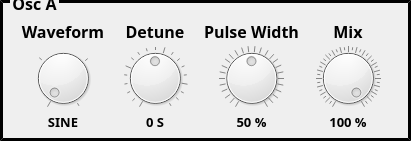
   <widget class="QGroupBox" name="OscillatorA">
    <property name="geometry">
     <rect>
      <x>10</x>
      <y>50</y>
      <width>411</width>
      <height>141</height>
     </rect>
    </property>
    <property name="font">
     <font>
      <family>Tw Cen MT</family>
      <pointsize>12</pointsize>
      <weight>75</weight>
      <bold>true</bold>
     </font>
    </property>
    <property name="styleSheet">
     <string notr="true">QGroupBox
{
    border-style: outset;
	margin-top: 0.5em;
    border-width: 3px;
    border-color: black;
}

QGroupBox::title {
    top: -8px;
    left: 10px;
}</string>
    </property>
    <property name="title">
     <string>Osc A</string>
    </property>
    <property name="alignment">
     <set>Qt::AlignLeading|Qt::AlignLeft|Qt::AlignVCenter</set>
    </property>
    <widget class="QWidget" name="horizontalLayoutWidget">
     <property name="geometry">
      <rect>
       <x>20</x>
       <y>20</y>
       <width>371</width>
       <height>111</height>
      </rect>
     </property>
     <layout class="QHBoxLayout" name="OscillatorA_Layout">
      <item>
       <layout class="QVBoxLayout" name="OscA_Waveform_Layout">
        <property name="spacing">
         <number>3</number>
        </property>
        <item>
         <widget class="QLabel" name="OscA_Waveform_Title">
          <property name="font">
           <font>
            <family>Tw Cen MT</family>
            <pointsize>12</pointsize>
            <weight>75</weight>
            <bold>true</bold>
           </font>
          </property>
          <property name="autoFillBackground">
           <bool>false</bool>
          </property>
          <property name="styleSheet">
           <string notr="true">background-color: rgba(255, 255, 255, 0);</string>
          </property>
          <property name="text">
           <string>Waveform</string>
          </property>
          <property name="alignment">
           <set>Qt::AlignCenter</set>
          </property>
         </widget>
        </item>
        <item>
         <widget class="QDial" name="OscA_Waveform">
          <property name="styleSheet">
           <string notr="true"/>
          </property>
          <property name="minimum">
           <number>0</number>
          </property>
          <property name="maximum">
           <number>3</number>
          </property>
          <property name="value">
           <number>0</number>
          </property>
          <property name="invertedAppearance">
           <bool>false</bool>
          </property>
          <property name="invertedControls">
           <bool>false</bool>
          </property>
          <property name="notchesVisible">
           <bool>true</bool>
          </property>
         </widget>
        </item>
        <item>
         <widget class="QLabel" name="OscA_Waveform_Value">
          <property name="font">
           <font>
            <family>Tw Cen MT</family>
            <pointsize>10</pointsize>
            <weight>75</weight>
            <bold>true</bold>
           </font>
          </property>
          <property name="layoutDirection">
           <enum>Qt::LeftToRight</enum>
          </property>
          <property name="styleSheet">
           <string notr="true">background-color: rgba(255, 255, 255, 0);</string>
          </property>
          <property name="text">
           <string>SINE</string>
          </property>
          <property name="alignment">
           <set>Qt::AlignCenter</set>
          </property>
          <property name="margin">
           <number>0</number>
          </property>
         </widget>
        </item>
       </layout>
      </item>
      <item>
       <layout class="QVBoxLayout" name="OscA_Detune_Layout">
        <property name="spacing">
         <number>3</number>
        </property>
        <item>
         <widget class="QLabel" name="OscA_Detune_Title">
          <property name="font">
           <font>
            <family>Tw Cen MT</family>
            <pointsize>12</pointsize>
            <weight>75</weight>
            <bold>true</bold>
           </font>
          </property>
          <property name="autoFillBackground">
           <bool>false</bool>
          </property>
          <property name="styleSheet">
           <string notr="true">background-color: rgba(255, 255, 255, 0);</string>
          </property>
          <property name="text">
           <string>Detune</string>
          </property>
          <property name="alignment">
           <set>Qt::AlignCenter</set>
          </property>
         </widget>
        </item>
        <item>
         <widget class="QDial" name="OscA_Detune">
          <property name="toolTip">
           <string>0s 0c</string>
          </property>
          <property name="toolTipDuration">
           <number>-1</number>
          </property>
          <property name="statusTip">
           <string/>
          </property>
          <property name="whatsThis">
           <string/>
          </property>
          <property name="minimum">
           <number>-36</number>
          </property>
          <property name="maximum">
           <number>36</number>
          </property>
          <property name="value">
           <number>0</number>
          </property>
          <property name="tracking">
           <bool>true</bool>
          </property>
          <property name="invertedAppearance">
           <bool>false</bool>
          </property>
          <property name="invertedControls">
           <bool>false</bool>
          </property>
          <property name="notchesVisible">
           <bool>true</bool>
          </property>
         </widget>
        </item>
        <item>
         <widget class="QLabel" name="OscA_Detune_Value">
          <property name="font">
           <font>
            <family>Tw Cen MT</family>
            <pointsize>10</pointsize>
            <weight>75</weight>
            <bold>true</bold>
           </font>
          </property>
          <property name="layoutDirection">
           <enum>Qt::LeftToRight</enum>
          </property>
          <property name="styleSheet">
           <string notr="true">background-color: rgba(255, 255, 255, 0);</string>
          </property>
          <property name="text">
           <string>0 S</string>
          </property>
          <property name="alignment">
           <set>Qt::AlignCenter</set>
          </property>
          <property name="margin">
           <number>0</number>
          </property>
         </widget>
        </item>
       </layout>
      </item>
      <item>
       <layout class="QVBoxLayout" name="OscA_PulseWidth_Layout">
        <property name="spacing">
         <number>3</number>
        </property>
        <item>
         <widget class="QLabel" name="OscA_PulseWidth_Title">
          <property name="font">
           <font>
            <family>Tw Cen MT</family>
            <pointsize>12</pointsize>
            <weight>75</weight>
            <bold>true</bold>
           </font>
          </property>
          <property name="autoFillBackground">
           <bool>false</bool>
          </property>
          <property name="text">
           <string>Pulse Width</string>
          </property>
          <property name="alignment">
           <set>Qt::AlignCenter</set>
          </property>
         </widget>
        </item>
        <item>
         <widget class="QDial" name="OscA_PulseWidth">
          <property name="minimum">
           <number>0</number>
          </property>
          <property name="maximum">
           <number>4095</number>
          </property>
          <property name="value">
           <number>2047</number>
          </property>
          <property name="tracking">
           <bool>true</bool>
          </property>
          <property name="invertedAppearance">
           <bool>false</bool>
          </property>
          <property name="invertedControls">
           <bool>false</bool>
          </property>
          <property name="notchTarget">
           <double>40.000000000000000</double>
          </property>
          <property name="notchesVisible">
           <bool>true</bool>
          </property>
         </widget>
        </item>
        <item>
         <widget class="QLabel" name="OscA_PulseWidth_Value">
          <property name="font">
           <font>
            <family>Tw Cen MT</family>
            <pointsize>10</pointsize>
            <weight>75</weight>
            <bold>true</bold>
           </font>
          </property>
          <property name="layoutDirection">
           <enum>Qt::LeftToRight</enum>
          </property>
          <property name="text">
           <string>50 %</string>
          </property>
          <property name="alignment">
           <set>Qt::AlignCenter</set>
          </property>
          <property name="margin">
           <number>0</number>
          </property>
         </widget>
        </item>
       </layout>
      </item>
      <item>
       <layout class="QVBoxLayout" name="OscA_Mix_Layout">
        <property name="spacing">
         <number>3</number>
        </property>
        <item>
         <widget class="QLabel" name="OscA_Mix_Title">
          <property name="font">
           <font>
            <family>Tw Cen MT</family>
            <pointsize>12</pointsize>
            <weight>75</weight>
            <bold>true</bold>
           </font>
          </property>
          <property name="autoFillBackground">
           <bool>false</bool>
          </property>
          <property name="text">
           <string>Mix</string>
          </property>
          <property name="alignment">
           <set>Qt::AlignCenter</set>
          </property>
         </widget>
        </item>
        <item>
         <widget class="QDial" name="OscA_Mix">
          <property name="minimum">
           <number>0</number>
          </property>
          <property name="maximum">
           <number>4095</number>
          </property>
          <property name="value">
           <number>4095</number>
          </property>
          <property name="sliderPosition">
           <number>4095</number>
          </property>
          <property name="tracking">
           <bool>true</bool>
          </property>
          <property name="invertedAppearance">
           <bool>false</bool>
          </property>
          <property name="invertedControls">
           <bool>false</bool>
          </property>
          <property name="notchTarget">
           <double>25.000000000000000</double>
          </property>
          <property name="notchesVisible">
           <bool>true</bool>
          </property>
         </widget>
        </item>
        <item>
         <widget class="QLabel" name="OscA_Mix_Value">
          <property name="font">
           <font>
            <family>Tw Cen MT</family>
            <pointsize>10</pointsize>
            <weight>75</weight>
            <bold>true</bold>
           </font>
          </property>
          <property name="layoutDirection">
           <enum>Qt::LeftToRight</enum>
          </property>
          <property name="text">
           <string>100 %</string>
          </property>
          <property name="alignment">
           <set>Qt::AlignCenter</set>
          </property>
          <property name="margin">
           <number>0</number>
          </property>
         </widget>
        </item>
       </layout>
      </item>
     </layout>
    </widget>
   </widget>
